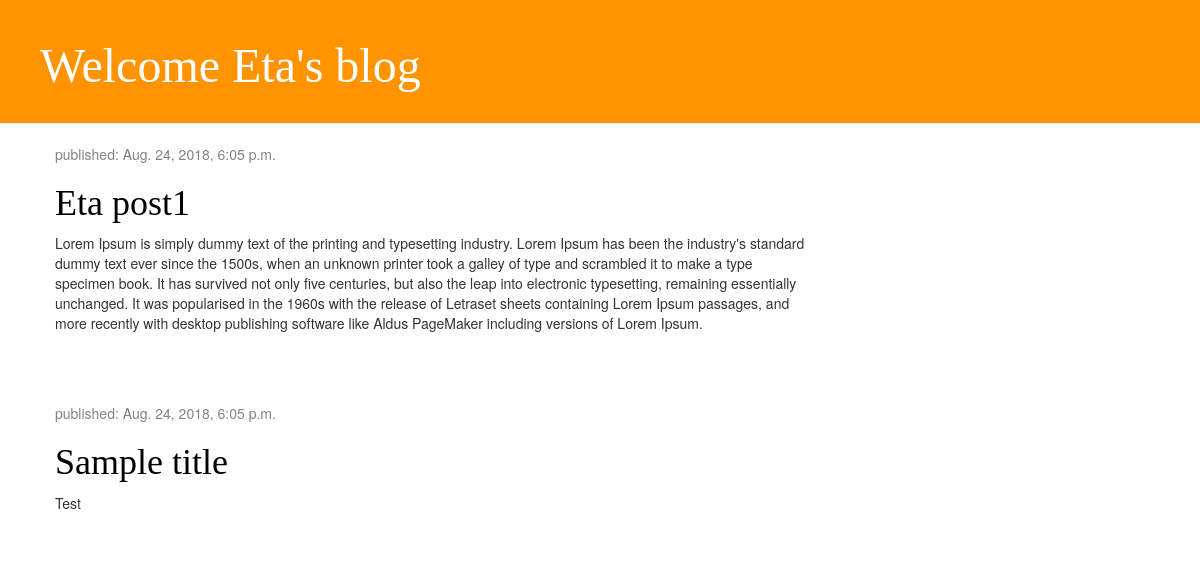
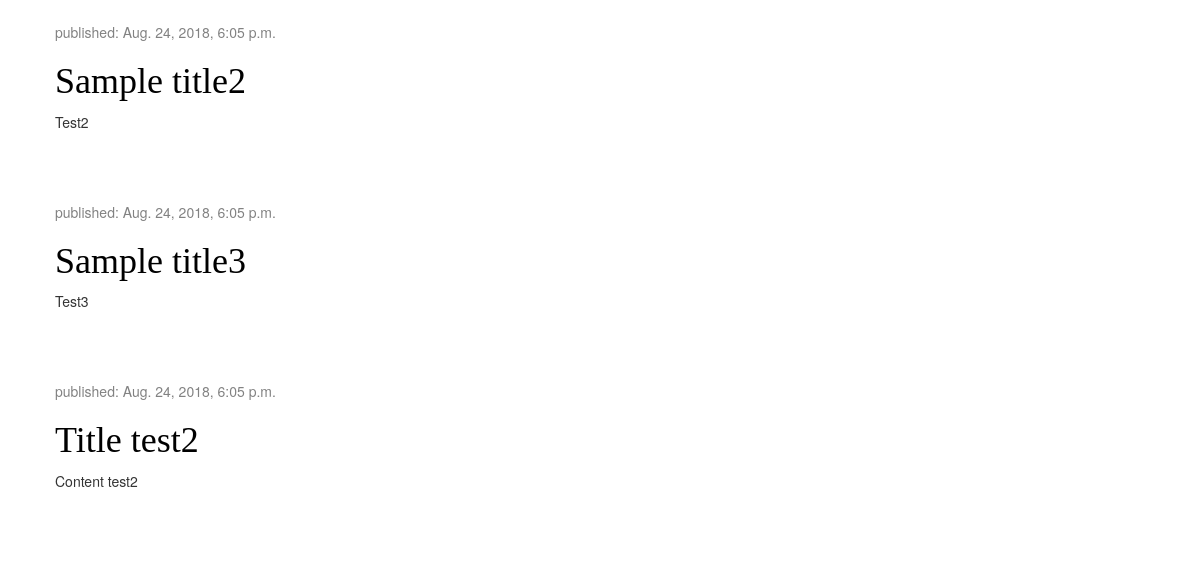
Before: / with the older database file (2 pictures, top to bottom).
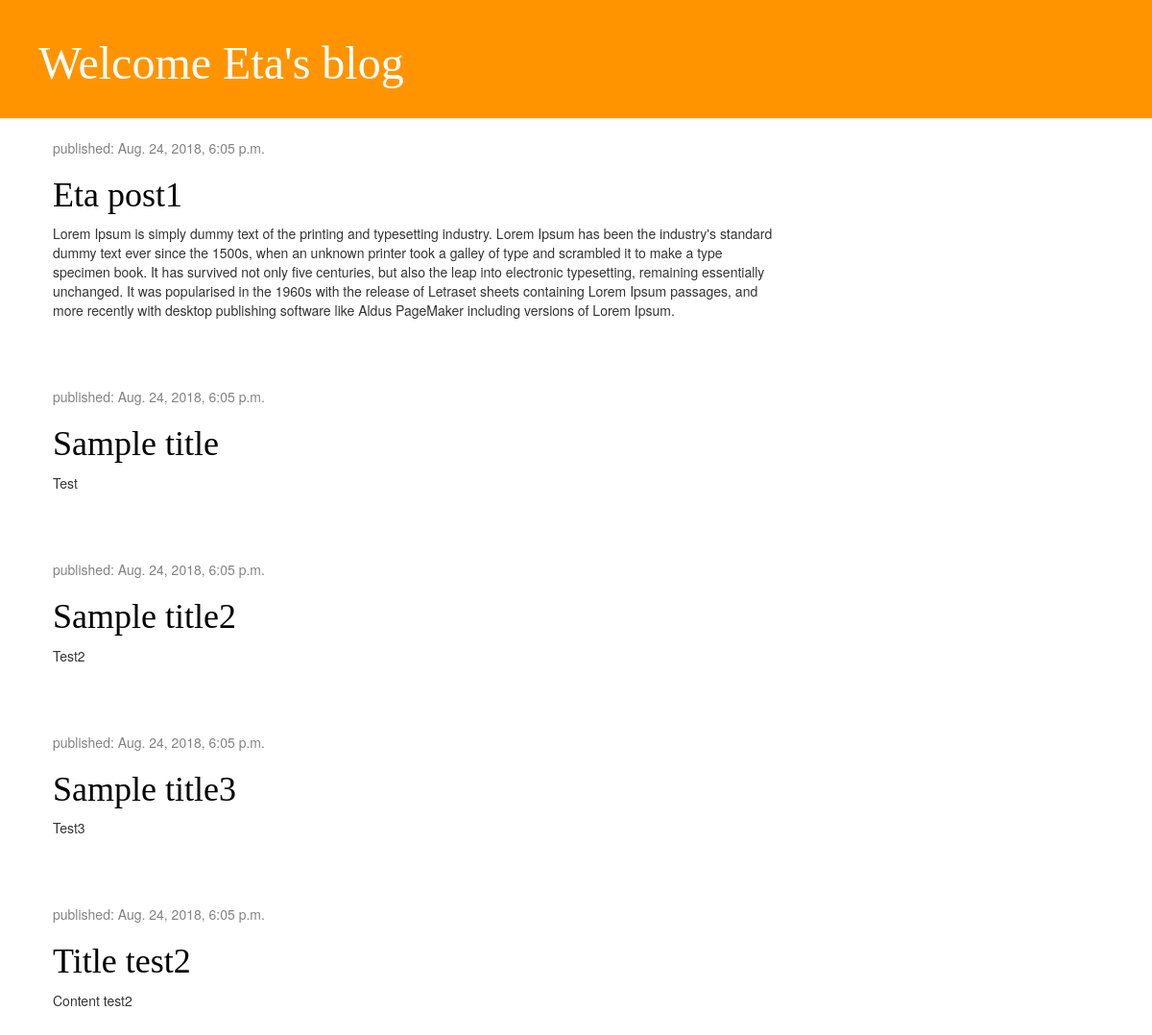
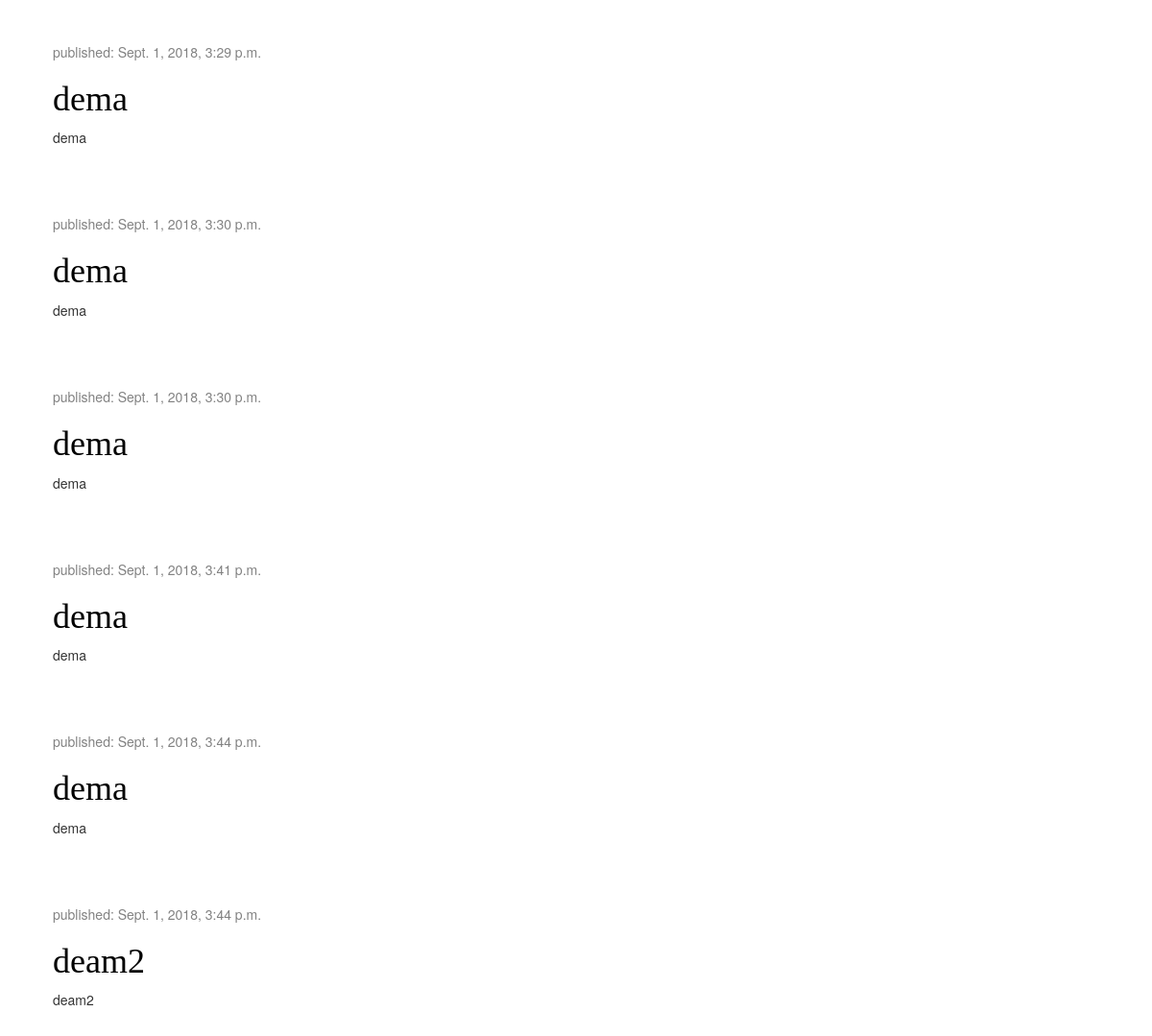
After: the same page with the newer database file (2 pictures, top to bottom).
### blog/models.py (models this page shows, shortened)
class Post(models.Model):
    author = models.ForeignKey('auth.User', on_delete=models.CASCADE)
    title = models.CharField(max_length=200)
    text = models.TextField()
    created_date = models.DateTimeField(default=timezone.now)
    published_date = models.DateTimeField(blank=True, null=True)

### blog/views.py (the view)
# urls.py: path('', views.post_list, name='post_list'),
def post_list(request):
    posts = Post.objects.filter(published_date__lte=timezone.now()).order_by('published_date')
    return render(request, 'blog/post_list.html', {'posts': posts})

### blog/templates/blog/post_list.html
{% extends 'blog/base.html' %}
{% block content %}
{% for post in posts %}
<div class="post">
    <div class="date">
        published: {{ post.published_date }}
    </div>
    <h1><a href="{% url 'post_detail' pk=post.pk %}">{{ post.title }}</a></h1>
    <p>{{ post.text|linebreaksbr }}</p>
</div>
{% endfor %}
{%endblock%}

### blog/templates/blog/base.html (shortened to what this page needs)
{% load static %}
<html>
<head>
    <link rel="stylesheet" href="//maxcdn.bootstrapcdn.com/bootstrap/3.2.0/css/bootstrap.min.css">
    <link rel="stylesheet" href="//maxcdn.bootstrapcdn.com/bootstrap/3.2.0/css/bootstrap-theme.min.css">
    <link rel="stylesheet" href="{% static 'css/blog.css' %}">
</head>
<body>
    <div class="page-header">
        <h1><a href="">Welcome Eta's blog</a></h1>
    </div>
    <div class="content container">
        <div class="row">
            <div class="col-md-8">
                {% block content %} {% endblock %}
            </div>
        </div>
    </div>
</body>
</html>

### blog/static/css/blog.css (style rules this page uses)
.page-header { background-color: #ff9400; margin-top: 0; padding: 20px 20px 20px 40px; }
.page-header h1, .page-header h1 a, .page-header h1 a:visited, .page-header h1 a:active { color: #ffffff; font-size: 36pt; text-decoration: none; }
.content { margin-left: 40px; }
h1, h2, h3, h4 { font-family: 'Lobster', cursive; }
.date { color: #828282; }
.post { margin-bottom: 70px; }
.post h1 a, .post h1 a:visited { color: #000000; }

Changed rows visible on the page:
added Post: published_date "Sept. 1, 2018, 3:29 p.m.", title "dema", text "dema"
added Post: published_date "Sept. 1, 2018, 3:30 p.m.", title "dema", text "dema"
added Post: published_date "Sept. 1, 2018, 3:30 p.m.", title "dema", text "dema"
added Post: published_date "Sept. 1, 2018, 3:41 p.m.", title "dema", text "dema"
added Post: published_date "Sept. 1, 2018, 3:44 p.m.", title "dema", text "dema"
added Post: published_date "Sept. 1, 2018, 3:44 p.m.", title "deam2", text "deam2"
